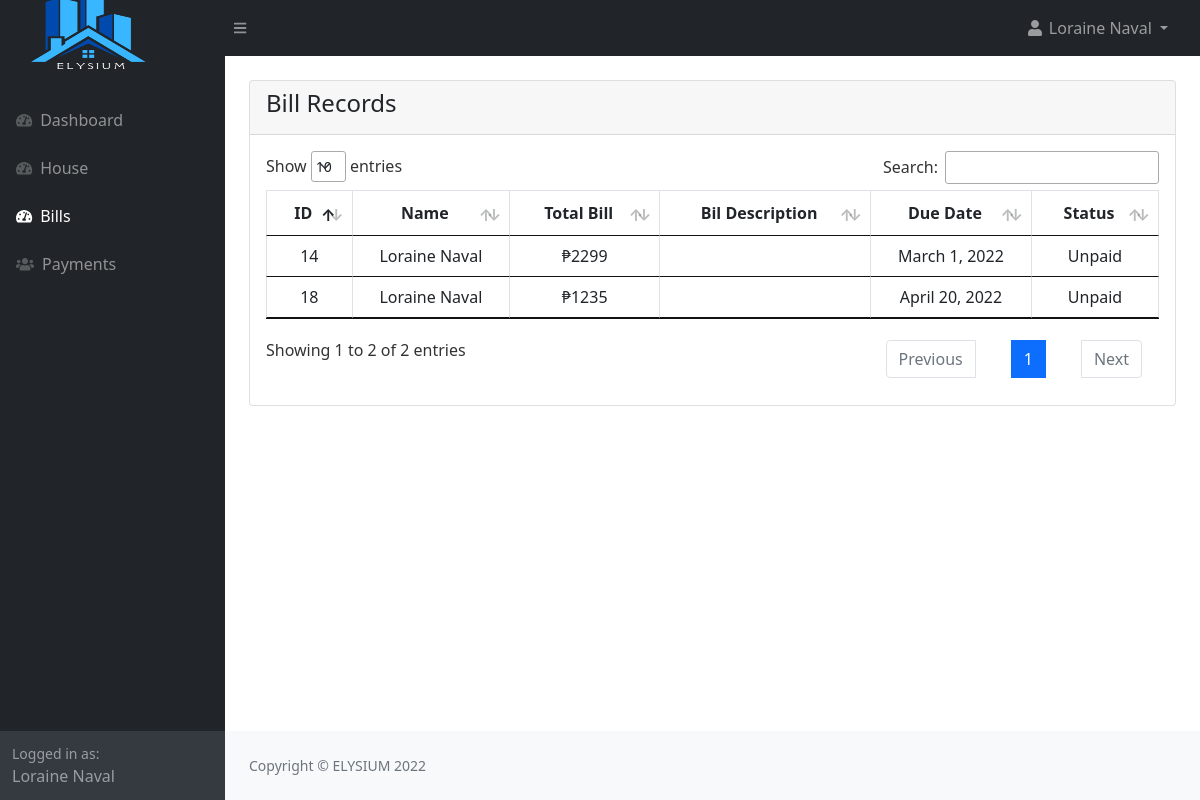
Page /tenant/bill.php (signed in) on the committed database.
### tables this page shows
CREATE TABLE `bills` (
  `bill_id` int(20) NOT NULL,
  `tenant_id` int(20) NOT NULL,
  `house_rent_pay` int(200) NOT NULL,
  `electric_bill` int(200) NOT NULL,
  `water_bill` int(200) NOT NULL,
  `other_bill` int(200) NOT NULL,
  `bill_desc` text DEFAULT NULL,
  `bill_status` tinyint(1) NOT NULL DEFAULT 0,
  `due_date` date NOT NULL,
  `bill_total` int(200) NOT NULL,
  `created_at` timestamp NOT NULL DEFAULT current_timestamp()
);

### tenant/bill.php (the view)
<?php
include("authentication.php");
include("includes/header.php");
?>
<div class="container-fluid px-4">
    <div class="row mt-4">
        <div class="col-md-12">
            <div class="card">
                <div class="card-header">
                    <h4>Bill Records
                    </h4>
                </div>
                <div class="card-body">
                    <div class="table-responsive">
                        <table id="myDataTable" class="table table-bordered table-stripe">
                                <thead>
                                    <tr>
                                        <th class="text-center">ID</th>
                                        <th class="text-center">Name</th>
                                        <th class="text-center">Total Bill</th>
                                        <th class="text-center">Bil Description</th>
                                        <th class="text-center">Due Date</th>
                                        <th class="text-center">Status</th>
                                    </tr>
                                </thead>
                                <tbody>
                                    <?php
                                    if(isset($_SESSION['auth_user']))
                                    {
                                       $user_id = $_SESSION['auth_user']['user_id'];
                                        $bill = "SELECT concat(users.fname,' ',users.lname) AS name, users.id,
                                                    DATE_FORMAT(bills.due_date, '%M %e, %Y') AS due, bills.bill_status,
                                                    bills.bill_id, bills.bill_total, bills.bill_desc
                                                    FROM bills
                                                    INNER JOIN tenant
                                                    INNER JOIN users
                                                    ON bills.tenant_id = tenant.tenant_id AND tenant.users_id = users.id
                                                    WHERE bill_status != 2 AND users.id={$user_id}";
                                        $bill_run = mysqli_query($con,$bill);
                                        if(mysqli_num_rows($bill_run) > 0 )
                                        {
                                            foreach($bill_run as $bill)
                                            {
                                                ?>
                                                <tr>
                                                    <td class="text-center"><?= $bill['bill_id'] ?> </td>
                                                    <td class="text-center"><?= $bill['name']?></td>
                                                    <td class="text-center">₱<?=$bill['bill_total'] ?></td>
                                                    <td class="text-center"><?=$bill['bill_desc'] ?></td>
                                                    <td class="text-center"><?= $bill['due']?></td>
                                                    <td class="text-center">
                                                        <?= $bill['bill_status'] == '1' ? 'Paid':'Unpaid' ?>
                                                    </td>
                                                </tr>
                                                <?php
                                            }
                                        }
                                        else
                                        {
                                            ?>
                                            <tr>
                                                <td colspan="9"> No Record Found</td>
                                            </tr>
                                            <?php
                                        }
                                    }
                                    ?>
                                    </tbody>
                        </table>
                    </div>
                </div>
            </div>
        </div>
<?php
include("includes/footer.php");
include("includes/scripts.php");
?>

### rows in the picture
bills: bill_id "14", name "Loraine Naval", bill_total "2299", due "March 1, 2022", bill_status "Unpaid"
bills: bill_id "18", name "Loraine Naval", bill_total "1235", due "April 20, 2022", bill_status "Unpaid"

### other values in the picture
$_SESSION['auth_user']['user_name'] "Loraine Naval"
